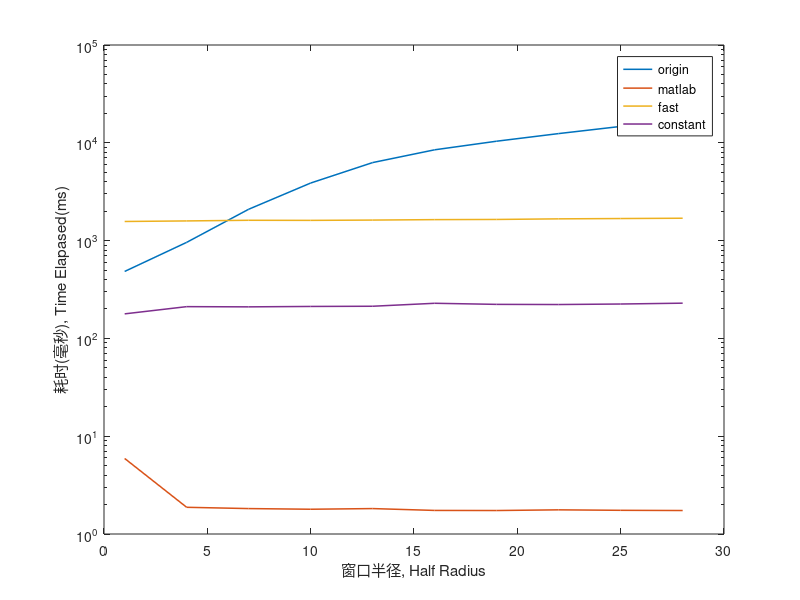

MATLAB code to generate this figure: (Note: this script raises an error after producing the figure.)
close all; clear; clc;
addpath('../padding/');
addpath('../histogram/');

if ~exist('time_elapased.mat', 'file')
    im = imread('./src/lena.jpg');
    gray = rgb2gray(im);

    % time test
    num = 10;
    step = 3;
    radius = 1:step:30;
    run_times_origin = zeros(length(radius), 1);
    idx = 1;
    for r = radius
        time_start = tic;
        for i = 1:num
            filtered = medianFilter(gray, r);
        end
        time_elapased = toc(time_start);
        run_times_origin(idx) = time_elapased/num;
        idx = idx + 1;
    end
    run_times_matlab = zeros(length(radius), 1);
    idx = 1;
    for r = radius
        time_start = tic;
        for i = 1:num
            filtered = medfilt2(gray, [step*2+1, step*2+1], 'symmetric');
        end
        time_elapased = toc(time_start);
        run_times_matlab(idx) = time_elapased/num;
        idx = idx + 1;
    end
    run_times_fast = zeros(length(radius), 1);
    idx = 1;
    for r = radius
        time_start = tic;
        for i = 1:num
            filtered = medianFilterFast(gray, r);
        end
        time_elapased = toc(time_start);
        run_times_fast(idx) = time_elapased/num;
        idx = idx + 1;
    end
    run_times_constant = zeros(length(radius), 1);
    idx = 1;
    for r = radius
        time_start = tic;
        for i = 1:num
            filtered = medianFilterConstant(gray, r);
        end
        time_elapased = toc(time_start);
        run_times_constant(idx) = time_elapased/num;
        idx = idx + 1;
    end
    save('time_elapased.mat', 'run_times_origin', 'run_times_matlab', 'run_times_fast', 'run_times_constant', 'radius')
else
    load time_elapased.mat
end

% plot
semilogy(radius, run_times_origin*1000, 'LineWidth', 1.1)
hold on,
semilogy(radius, run_times_matlab*1000, 'LineWidth', 1.1)
semilogy(radius, run_times_fast*1000, 'LineWidth', 1.1)
semilogy(radius, run_times_constant*1000, 'LineWidth', 1.1)
legend('origin', 'matlab', 'fast', 'constant')
xlabel('窗口半径, Half Radius')
ylabel('耗时(毫秒), Time Elapased(ms)')
ax = gca;
outerpos = ax.OuterPosition;
ti = ax.TightInset;
left = outerpos(1) + ti(1);
bottom = outerpos(2) + ti(2);
ax_width = outerpos(3) - ti(1) - ti(3);
ax_height = outerpos(4) - ti(2) - ti(4);
ax.Position = [left bottom ax_width ax_height];

set(gca, 'color', 'none');
fig_rgb = getframe(gcf);
fig_rgb = fig_rgb.cdata;
alpha = ones(size(fig_rgb, 1), size(fig_rgb, 2));
fig_gray = rgb2gray(fig_rgb);
alpha(fig_gray==240) = 0;
imwrite(fig_rgb, 'time_elapased_cmp.png', 'Alpha', alpha);
